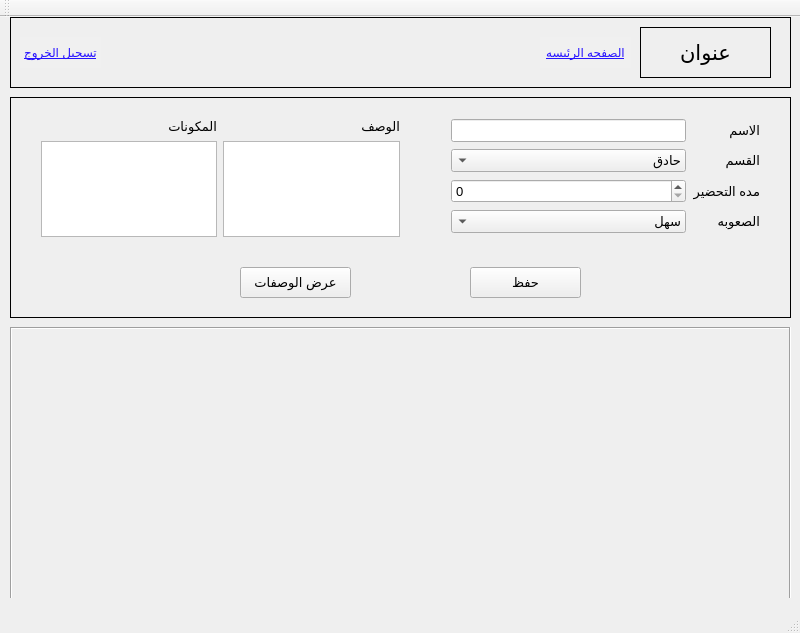
<?xml version="1.0" encoding="UTF-8"?>
<ui version="4.0">
 <class>MainWindowClass</class>
 <widget class="QMainWindow" name="MainWindowClass">
  <property name="geometry">
   <rect>
    <x>0</x>
    <y>0</y>
    <width>800</width>
    <height>633</height>
   </rect>
  </property>
  <property name="windowTitle">
   <string>MainWindow</string>
  </property>
  <widget class="QWidget" name="centralWidget">
   <widget class="QStackedWidget" name="stackedWidget">
    <property name="geometry">
     <rect>
      <x>10</x>
      <y>80</y>
      <width>781</width>
      <height>501</height>
     </rect>
    </property>
    <property name="currentIndex">
     <number>0</number>
    </property>
    <widget class="QWidget" name="home_page">
     <widget class="QFrame" name="add_recipe">
      <property name="geometry">
       <rect>
        <x>0</x>
        <y>0</y>
        <width>781</width>
        <height>221</height>
       </rect>
      </property>
      <property name="font">
       <font>
        <pointsize>14</pointsize>
       </font>
      </property>
      <property name="frameShape">
       <enum>QFrame::Shape::Box</enum>
      </property>
      <widget class="QPushButton" name="save_recipe_btn">
       <property name="geometry">
        <rect>
         <x>460</x>
         <y>170</y>
         <width>111</width>
         <height>31</height>
        </rect>
       </property>
       <property name="font">
        <font>
         <pointsize>10</pointsize>
        </font>
       </property>
       <property name="text">
        <string>حفظ</string>
       </property>
      </widget>
      <widget class="QWidget" name="layoutWidget">
       <property name="geometry">
        <rect>
         <x>430</x>
         <y>10</y>
         <width>331</width>
         <height>138</height>
        </rect>
       </property>
       <layout class="QGridLayout" name="gridLayout">
        <item row="0" column="1">
         <widget class="QLineEdit" name="title_line">
          <property name="font">
           <font>
            <pointsize>10</pointsize>
           </font>
          </property>
          <property name="layoutDirection">
           <enum>Qt::LayoutDirection::RightToLeft</enum>
          </property>
         </widget>
        </item>
        <item row="3" column="1">
         <widget class="QComboBox" name="level_combobox">
          <property name="font">
           <font>
            <pointsize>10</pointsize>
           </font>
          </property>
          <property name="layoutDirection">
           <enum>Qt::LayoutDirection::RightToLeft</enum>
          </property>
          <item>
           <property name="text">
            <string>سهل</string>
           </property>
          </item>
          <item>
           <property name="text">
            <string>متوسط</string>
           </property>
          </item>
          <item>
           <property name="text">
            <string>صعب</string>
           </property>
          </item>
         </widget>
        </item>
        <item row="3" column="2">
         <widget class="QLabel" name="label_6">
          <property name="font">
           <font>
            <pointsize>10</pointsize>
           </font>
          </property>
          <property name="text">
           <string>الصعوبه</string>
          </property>
         </widget>
        </item>
        <item row="2" column="1">
         <widget class="QSpinBox" name="cock_time_spinbox">
          <property name="font">
           <font>
            <pointsize>10</pointsize>
           </font>
          </property>
          <property name="layoutDirection">
           <enum>Qt::LayoutDirection::LeftToRight</enum>
          </property>
         </widget>
        </item>
        <item row="0" column="2">
         <widget class="QLabel" name="label_2">
          <property name="font">
           <font>
            <pointsize>10</pointsize>
           </font>
          </property>
          <property name="text">
           <string>الاسم</string>
          </property>
         </widget>
        </item>
        <item row="1" column="1">
         <widget class="QComboBox" name="category_combobox">
          <property name="font">
           <font>
            <pointsize>10</pointsize>
           </font>
          </property>
          <property name="layoutDirection">
           <enum>Qt::LayoutDirection::RightToLeft</enum>
          </property>
          <item>
           <property name="text">
            <string>حادق</string>
           </property>
          </item>
          <item>
           <property name="text">
            <string>حلو</string>
           </property>
          </item>
         </widget>
        </item>
        <item row="1" column="2">
         <widget class="QLabel" name="label_5">
          <property name="font">
           <font>
            <pointsize>10</pointsize>
           </font>
          </property>
          <property name="text">
           <string>القسم</string>
          </property>
         </widget>
        </item>
        <item row="2" column="2">
         <widget class="QLabel" name="label_4">
          <property name="font">
           <font>
            <pointsize>10</pointsize>
           </font>
          </property>
          <property name="text">
           <string>مده التحضير</string>
          </property>
         </widget>
        </item>
       </layout>
      </widget>
      <widget class="QWidget" name="layoutWidget_2">
       <property name="geometry">
        <rect>
         <x>20</x>
         <y>10</y>
         <width>381</width>
         <height>141</height>
        </rect>
       </property>
       <layout class="QGridLayout" name="gridLayout_2">
        <item row="0" column="0">
         <widget class="QLabel" name="label_7">
          <property name="font">
           <font>
            <pointsize>10</pointsize>
           </font>
          </property>
          <property name="text">
           <string>المكونات</string>
          </property>
         </widget>
        </item>
        <item row="1" column="0">
         <widget class="QPlainTextEdit" name="ingredients_text">
          <property name="font">
           <font>
            <pointsize>10</pointsize>
           </font>
          </property>
          <property name="layoutDirection">
           <enum>Qt::LayoutDirection::RightToLeft</enum>
          </property>
         </widget>
        </item>
        <item row="0" column="1">
         <widget class="QLabel" name="label_8">
          <property name="font">
           <font>
            <pointsize>10</pointsize>
           </font>
          </property>
          <property name="text">
           <string>الوصف</string>
          </property>
         </widget>
        </item>
        <item row="1" column="1">
         <widget class="QPlainTextEdit" name="description_text">
          <property name="font">
           <font>
            <pointsize>10</pointsize>
           </font>
          </property>
          <property name="layoutDirection">
           <enum>Qt::LayoutDirection::RightToLeft</enum>
          </property>
         </widget>
        </item>
       </layout>
      </widget>
      <widget class="QPushButton" name="display_recipe_btn">
       <property name="geometry">
        <rect>
         <x>230</x>
         <y>170</y>
         <width>111</width>
         <height>31</height>
        </rect>
       </property>
       <property name="font">
        <font>
         <pointsize>10</pointsize>
        </font>
       </property>
       <property name="text">
        <string>عرض الوصفات</string>
       </property>
      </widget>
     </widget>
     <widget class="QScrollArea" name="scrollArea">
      <property name="geometry">
       <rect>
        <x>0</x>
        <y>230</y>
        <width>781</width>
        <height>281</height>
       </rect>
      </property>
      <property name="frameShape">
       <enum>QFrame::Shape::Box</enum>
      </property>
      <property name="widgetResizable">
       <bool>true</bool>
      </property>
      <widget class="QWidget" name="scrollAreaWidgetContents">
       <property name="geometry">
        <rect>
         <x>0</x>
         <y>0</y>
         <width>777</width>
         <height>277</height>
        </rect>
       </property>
      </widget>
     </widget>
    </widget>
    <widget class="QWidget" name="recipe_page"/>
   </widget>
   <widget class="QFrame" name="upper_bar">
    <property name="geometry">
     <rect>
      <x>10</x>
      <y>0</y>
      <width>781</width>
      <height>71</height>
     </rect>
    </property>
    <property name="frameShape">
     <enum>QFrame::Shape::Box</enum>
    </property>
    <widget class="QPushButton" name="log_out_btn">
     <property name="geometry">
      <rect>
       <x>10</x>
       <y>20</y>
       <width>81</width>
       <height>31</height>
      </rect>
     </property>
     <property name="styleSheet">
      <string notr="true">QPushButton
{
   border: none;
   background-color: rgb(240, 240, 240);
	text-decoration: underline;
	font: 9pt &quot;Segoe UI&quot; rgb(0, 0, 0);
	color: rgb(0, 0, 255)rgb(5, 80, 255);
	color: rgb(39, 19, 255);

}</string>
     </property>
     <property name="text">
      <string>تسجيل الخروج</string>
     </property>
    </widget>
    <widget class="QLabel" name="label_9">
     <property name="geometry">
      <rect>
       <x>630</x>
       <y>10</y>
       <width>131</width>
       <height>51</height>
      </rect>
     </property>
     <property name="font">
      <font>
       <family>Tahoma</family>
       <pointsize>16</pointsize>
      </font>
     </property>
     <property name="tabletTracking">
      <bool>false</bool>
     </property>
     <property name="contextMenuPolicy">
      <enum>Qt::ContextMenuPolicy::PreventContextMenu</enum>
     </property>
     <property name="layoutDirection">
      <enum>Qt::LayoutDirection::LeftToRight</enum>
     </property>
     <property name="frameShape">
      <enum>QFrame::Shape::Box</enum>
     </property>
     <property name="text">
      <string>عنوان</string>
     </property>
     <property name="alignment">
      <set>Qt::AlignmentFlag::AlignCenter</set>
     </property>
    </widget>
    <widget class="QPushButton" name="home_page_btn">
     <property name="geometry">
      <rect>
       <x>530</x>
       <y>20</y>
       <width>91</width>
       <height>31</height>
      </rect>
     </property>
     <property name="font">
      <font>
       <family>Segoe UI</family>
       <pointsize>9</pointsize>
       <italic>false</italic>
       <bold>false</bold>
       <underline>true</underline>
      </font>
     </property>
     <property name="styleSheet">
      <string notr="true">QPushButton
{
   border: none;
   background-color: rgb(240, 240, 240);
	text-decoration: underline;
	font: 9pt &quot;Segoe UI&quot; rgb(0, 0, 0);
	color: rgb(0, 0, 255)rgb(5, 80, 255);
	color: rgb(39, 19, 255);

}</string>
     </property>
     <property name="text">
      <string>الصفحه الرئيسه</string>
     </property>
    </widget>
   </widget>
  </widget>
  <widget class="QMenuBar" name="menuBar">
   <property name="geometry">
    <rect>
     <x>0</x>
     <y>0</y>
     <width>800</width>
     <height>21</height>
    </rect>
   </property>
  </widget>
  <widget class="QToolBar" name="mainToolBar">
   <attribute name="toolBarArea">
    <enum>TopToolBarArea</enum>
   </attribute>
   <attribute name="toolBarBreak">
    <bool>false</bool>
   </attribute>
  </widget>
  <widget class="QStatusBar" name="statusBar"/>
 </widget>
 <layoutdefault spacing="6" margin="11"/>
 <resources/>
 <connections/>
</ui>
